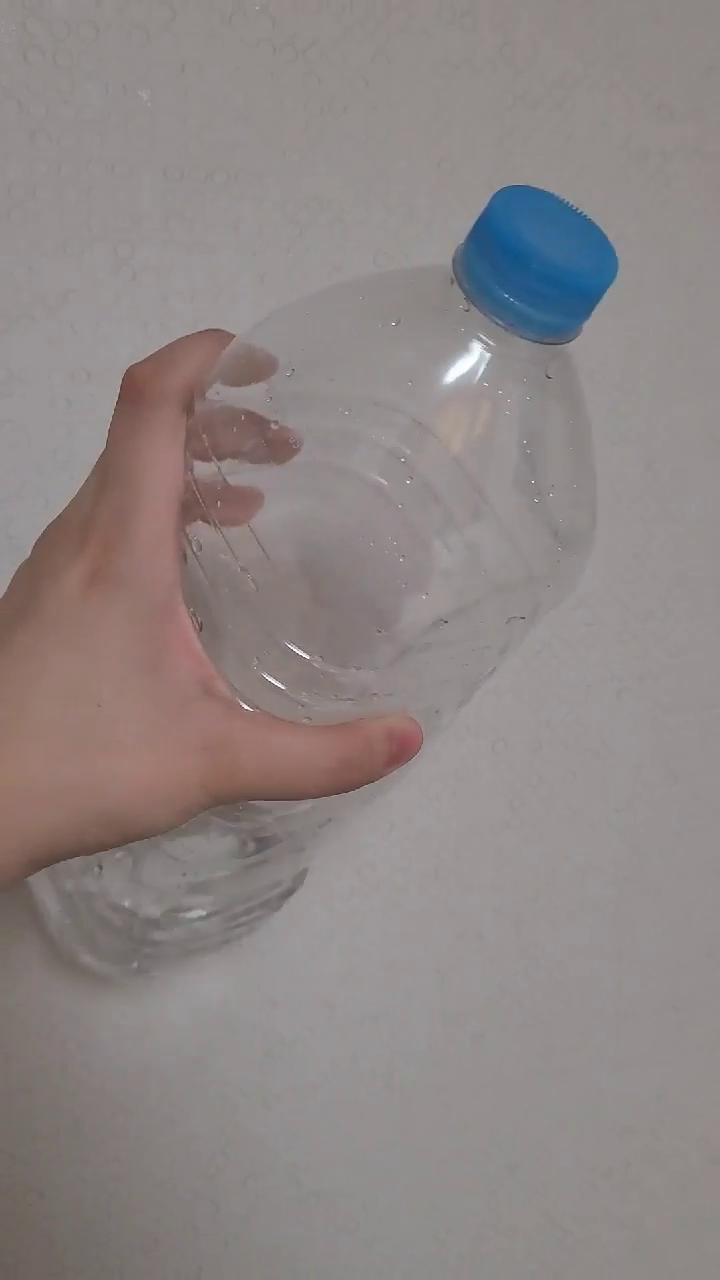
#> input picture frame 12 of hw/hw2.mp4, 720 x 1280 px, given in place of tracking2.avi, which was not available
$ jupyter execute chap141.ipynb   (text cells are left out)
#> lines starting #> are read from the running program, lines starting #| are printed output that depends on the picture; after the words box and inside, x2 and y2 are one past the last pixel; in counts of white or black regions, pixels touching at a corner belong together; pictures that were not available may be replaced by others from this repository, and a replacement may not be noted
[cell 1]
import cv2

events = [i for i in dir(cv2) if 'EVENT' in i]
print (events)

[cell 2]
import cv2
import numpy as np

drawing = False # true if mouse is pressed
mode = True # if True, draw rectangle. Press 'm' to toggle to curve
ix,iy = -1,-1

# mouse callback function
# [20 lines left out: function draw_circle, not called in this run]

[cell 3]
# Create a black image, a window and bind the function to window
img = np.zeros((512,512,3), np.uint8)
cv2.namedWindow('image')
cv2.setMouseCallback('image',draw_circle)
#Adding Text to Images:
font = cv2.FONT_HERSHEY_SIMPLEX

while(1):
    dsp = img.copy()
    cv2.putText(img,'OpenCV ('+str(ix)+','+str(iy)+')' ,(10,40), font, 1, (255,255,255), 2, cv2.LINE_AA)
    cv2.imshow('image', dsp)

    k = cv2.waitKey(1) & 0xFF
#> (key Esc is pressed here)
    if k == ord('m'):
        mode = not mode
    elif k == 27:
        break

cv2.destroyAllWindows()

[cell 4]
import cv2

flags = [i for i in dir(cv2) if i.startswith('COLOR_')]
print(flags)

[cell 5]
import cv2
import numpy as np

#video file name #파이썬 파일과 같은 경로에 저장
cap = cv2.VideoCapture("tracking2.avi")

while(1):
    # Take each frame #동영상
    ret, frame = cap.read()
#> frame is the input picture: shape (1280, 720, 3); mean B, G, R 133.5, 134.7, 142.4

    if ret:
        # Convert BGR to HSV # HSV color model
        hsv = cv2.cvtColor(frame, cv2.COLOR_BGR2HSV)
#> hsv: shape (1280, 720, 3); mean H, S, V 28.8, 23.1, 144.2

        # define range of blue color in HSV
        lower_blue = np.array([40,50,50])   #40, 50, 50 -> yellow
        upper_blue = np.array([80,255,255]) #80, 255, 255 -> yellow

        # Threshold the HSV image to get only blue colors #
        mask = cv2.inRange(hsv, lower_blue, upper_blue)
#> mask: shape (1280, 720); every value is 0

        # Bitwise-AND mask and original image
        res = cv2.bitwise_and(frame, frame, mask= mask)
#> res: shape (1280, 720, 3); every value is 0
        cv2.imshow('frame', frame)
        cv2.imshow('mask', mask)
        cv2.imshow('res', res)

    else :
        break

    k = cv2.waitKey(5) & 0xFF
#> (key Esc is pressed here)
    if k == 27:
        break

cv2.destroyAllWindows()

[cell 6]
# find the HSV value of Green
# [H-10, 100,100] and [H+10, 255, 255] as lower bound and upper bound respectively
green = np.uint8([[[0,255,0]]])
hsv_green = cv2.cvtColor(green, cv2.COLOR_BGR2HSV)
print(hsv_green)

[cell 7]
import cv2
import numpy as np
from matplotlib import pyplot as plt

img = cv2.imread('gtree.jpg',0) # gray.png  # gray1.png
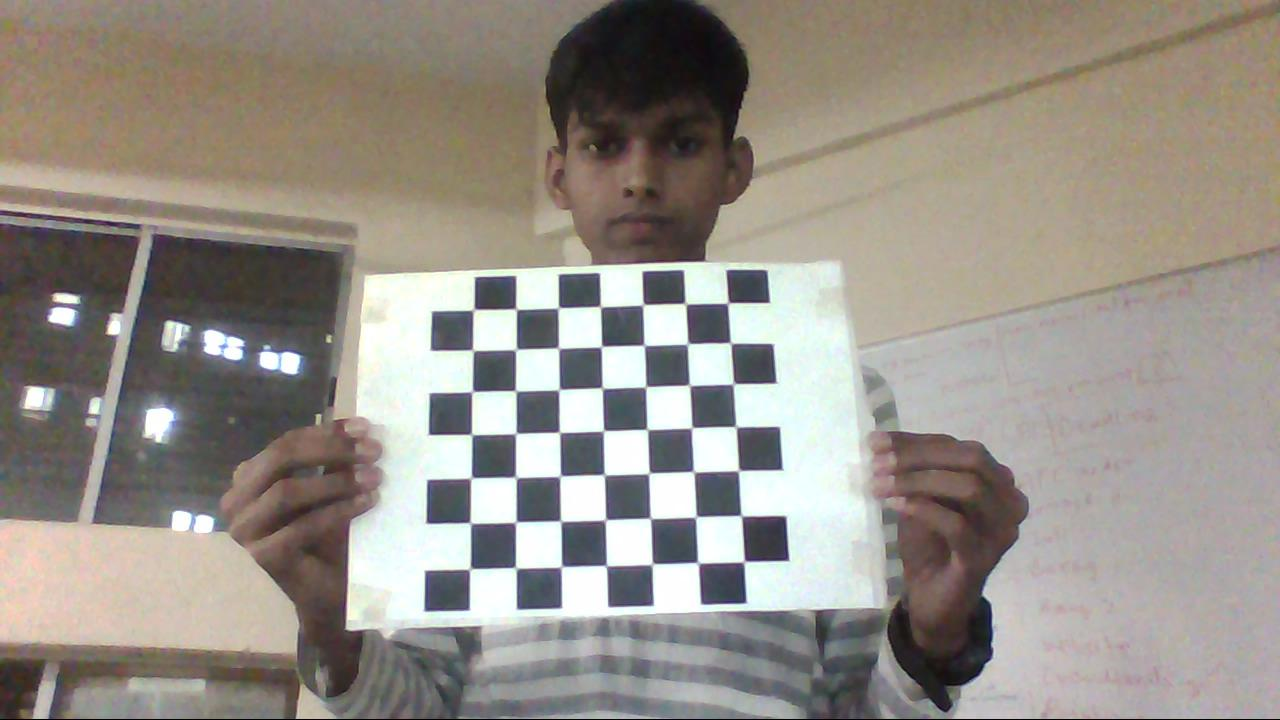
#> input picture chap1.6.3~1.7.1/Image/image50.png, 1280 x 720 px, given in place of gtree.jpg, which was not available
ret,thresh1 = cv2.threshold(img,127,255,cv2.THRESH_BINARY)
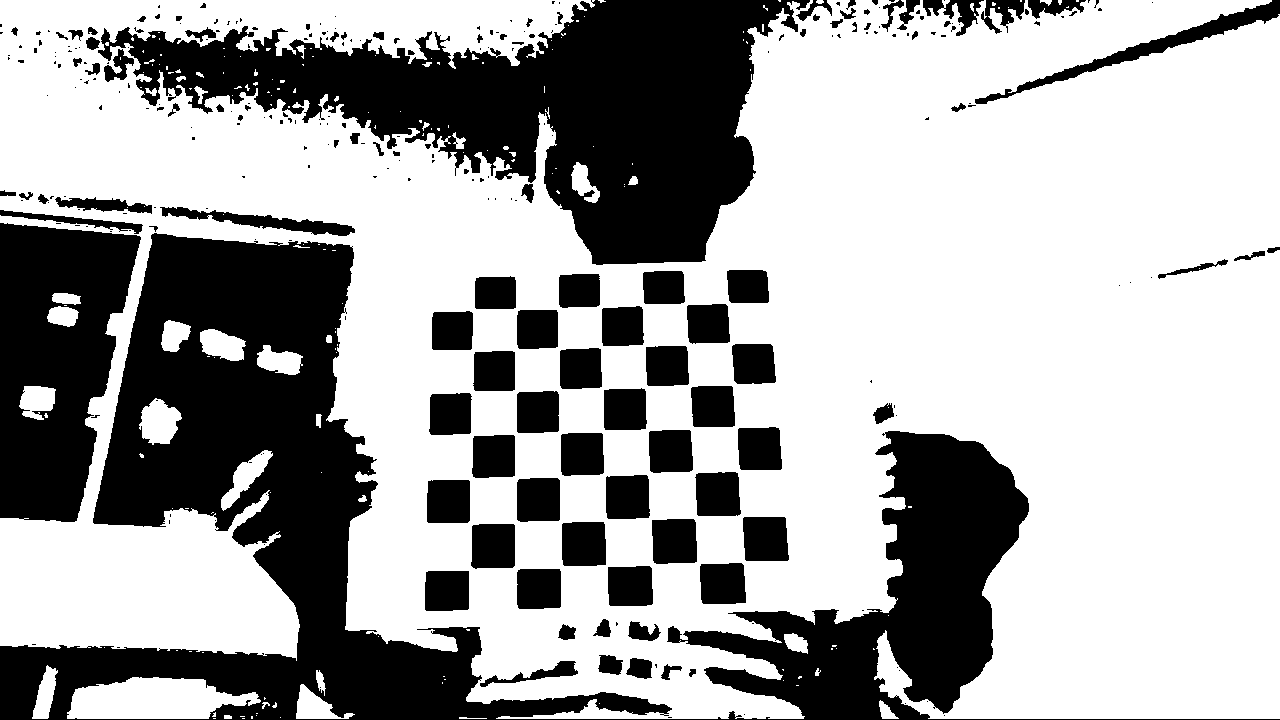
#> thresh1: shape (720, 1280); 65.2% white; 289 black regions (180 under 20 px), largest, box (x1, y1, x2, y2) and area: (0, 233, 1280, 720) 140091, (98, 0, 810, 265) 80149, (0, 223, 141, 522) 29443
ret,thresh2 = cv2.threshold(img,127,255,cv2.THRESH_BINARY_INV)
ret,thresh3 = cv2.threshold(img,127,255,cv2.THRESH_TRUNC)
ret,thresh4 = cv2.threshold(img,127,255,cv2.THRESH_TOZERO)
ret,thresh5 = cv2.threshold(img,127,255,cv2.THRESH_TOZERO_INV)

titles = ['Original Image','BINARY','BINARY_INV','TRUNC','TOZERO','TOZERO_INV']
images = [img, thresh1, thresh2, thresh3, thresh4, thresh5]

for i in range(6):
    plt.subplot(2, 3, i+1), plt.imshow(images[i],'gray')
    plt.title(titles[i])
    plt.xticks([]),plt.yticks([])

plt.show()

[cell 8]
import cv2
import numpy as np
from matplotlib import pyplot as plt

img = cv2.imread('sIMG_2177.jpg',0) #sIMG_2168.jpg
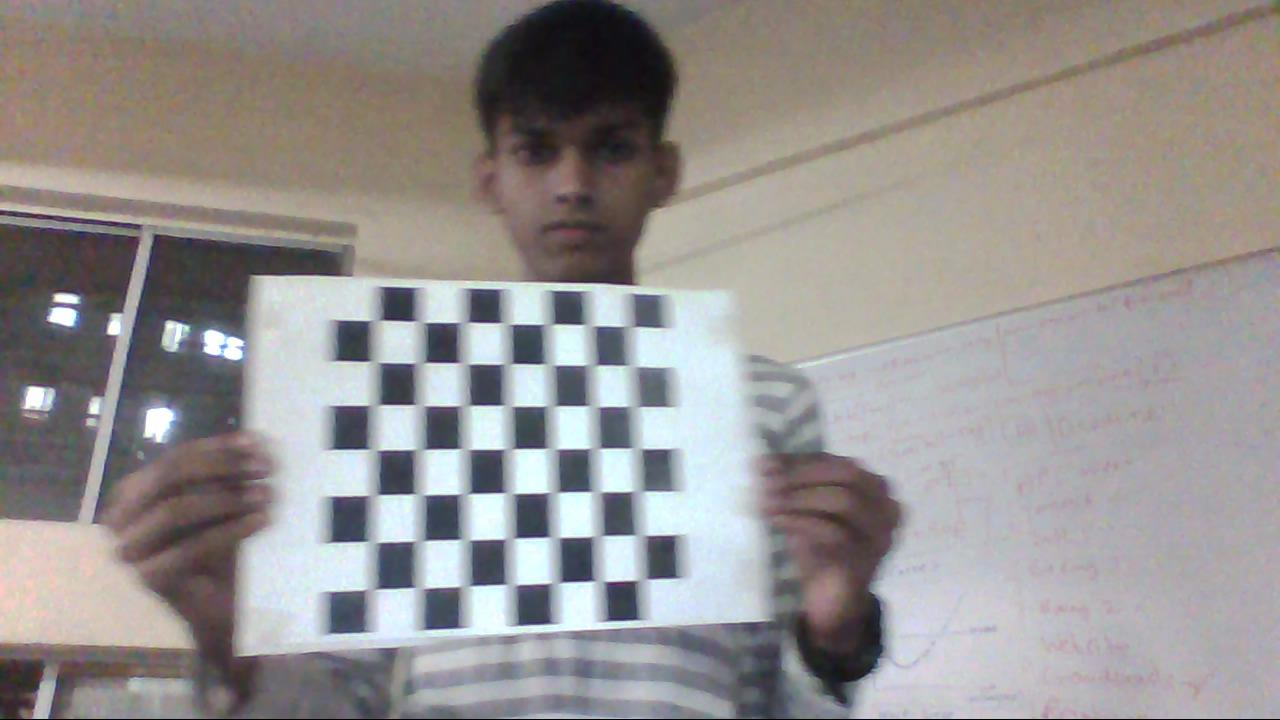
#> input picture chap1.6.3~1.7.1/Image/image51.png, 1280 x 720 px, given in place of sIMG_2177.jpg, which was not available
img = cv2.medianBlur(img,5)

ret,th1 = cv2.threshold(img, 127, 255,cv2.THRESH_BINARY) #흑백
#> th1: shape (720, 1280); 70.6% white; 134 black regions (51 under 20 px), largest, box (x1, y1, x2, y2) and area: (0, 233, 1280, 720) 103933, (68, 0, 830, 285) 82518, (0, 210, 143, 522) 30353

th2 = cv2.adaptiveThreshold(img, 255,cv2.ADAPTIVE_THRESH_MEAN_C,\
    cv2.THRESH_BINARY, 11, 3) #이웃면적의 평균값에서 상수를 뺀 값
#> th2: shape (720, 1280); 87.7% white; 1999 black regions (1627 under 20 px), largest, box (x1, y1, x2, y2) and area: (186, 496, 793, 706) 10829, (0, 210, 355, 538) 8534, (356, 6, 1266, 290) 8045

th3 = cv2.adaptiveThreshold(img,255,cv2.ADAPTIVE_THRESH_GAUSSIAN_C,\
    cv2.THRESH_BINARY, 11, 3) #이웃값의 가우스 가중치 합에서 상수를 뺀 값
#> th3: shape (720, 1280); 93.8% white; 1679 black regions (1473 under 20 px), largest, box (x1, y1, x2, y2) and area: (226, 548, 782, 665) 3465, (0, 224, 141, 522) 2300, (748, 247, 1280, 367) 2284

titles = ['Original Image', 'Global Thresholding (v = 127)',
'Adaptive Mean Thresholding', 'Adaptive Gaussian Thresholding']
images = [img, th1, th2, th3]

for i in range(4):
    plt.subplot(2,2,i+1),plt.imshow(images[i],'gray')
    plt.title(titles[i])
    plt.xticks([]),plt.yticks([])

plt.show()

[cell 9]
import cv2
import numpy as np
from matplotlib import pyplot as plt

img = cv2.imread('sIMG_2180.jpg',0)
#cv2.imwrite('gsIMG_2180.jpg', gray)

# global thresholding
ret1,th1 = cv2.threshold(img,127,255, cv2.THRESH_BINARY)
#> th1: shape (720, 1280); 70.5% white; 298 black regions (205 under 20 px), largest, box (x1, y1, x2, y2) and area: (0, 233, 1280, 720) 103770, (68, 0, 831, 285) 81966, (0, 223, 141, 522) 29433

# Otsu's thresholding
ret2,th2 = cv2.threshold(img,0,255, cv2.THRESH_BINARY+cv2.THRESH_OTSU)
#> th2: shape (720, 1280); 57.4% white; 160 black regions (96 under 20 px), largest, box (x1, y1, x2, y2) and area: (0, 0, 1280, 285) 188348, (0, 210, 1280, 720) 147984, (0, 186, 357, 238) 5378
#> ret2 = 141

# Otsu's thresholding after Gaussian filtering
blur = cv2.GaussianBlur(img,(5,5),0)
ret3,th3 = cv2.threshold(blur,0,255, cv2.THRESH_BINARY+cv2.THRESH_OTSU)
#> th3: shape (720, 1280); 56.8% white; 83 black regions (27 under 20 px), largest, box (x1, y1, x2, y2) and area: (0, 0, 1280, 285) 192530, (0, 210, 1280, 720) 149764, (0, 187, 357, 238) 5291
#> ret3 = 142

# plot all the images and their histograms
images = [img, 0, th1,
img, 0, th2,
blur, 0, th3]

titles = ['Original Noisy Image','Histogram','Global Thresholding (v=127)',
'Original Noisy Image','Histogram',"Otsu's Thresholding",
'Gaussian filtered Image','Histogram',"Otsu's Thresholding"]

for i in range(3):
    plt.subplot(3,3,i*3+1),plt.imshow(images[i*3],'gray')
    plt.title(titles[i*3]), plt.xticks([]), plt.yticks([])

    plt.subplot(3,3,i*3+2),plt.hist(images[i*3].ravel(),256)
    plt.title(titles[i*3+1]), plt.xticks([]), plt.yticks([])

    plt.subplot(3,3,i*3+3),plt.imshow(images[i*3+2],'gray')
    plt.title(titles[i*3+2]), plt.xticks([]), plt.yticks([])

plt.show()
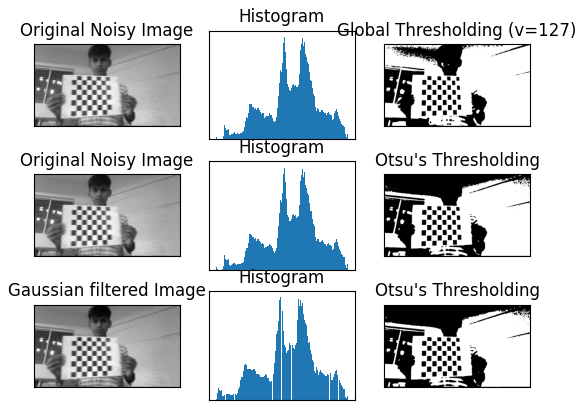
#> figure drawn by matplotlib, 9 panels

[cell 10]
img = cv2.imread('sIMG_2180.jpg', 0)
blur = cv2.GaussianBlur(img,(5,5), 0)
cv2.imwrite('bsIMG_2180.jpg', blur)

# find normalized_histogram, and its cumulative distribution function
hist = cv2.calcHist([blur], [0], None, [256], [0,256])
#> hist = 256 values, max 11634 at index 132, min 0 at index 0, mean 3600
hist_norm = hist.ravel()/hist.max()
#> hist_norm = 256 values, max 1 at index 132, min 0 at index 0, mean 0.309
Q = hist_norm.cumsum()
#> Q = 256 values from 0 to 79.22

bins = np.arange(256)

fn_min = np.inf
thresh = -1

for i in range(1,256):
    p1, p2 = np.hsplit(hist_norm, [i]) # probabilities
    q1, q2 = Q[i], Q[255]-Q[i] # cum sum of classes
    b1, b2 = np.hsplit(bins, [i]) # weights

    # finding means and variances
    m1, m2 = np.sum(p1*b1)/q1, np.sum(p2*b2)/q2
    v1, v2 = np.sum(((b1-m1)**2)*p1)/q1, np.sum(((b2-m2)**2)*p2)/q2

    # calculates the minimization function
    fn = v1*q1 + v2*q2
    if fn < fn_min:
        fn_min = fn
        thresh = i
        print(thresh, fn_min)
#> this loop made 255 passes
#> (p1, q1, q2, m1, m2, v1, v2, fn) on passes 13 to 15: ([0, 0, 0, 0, 0, 0, 0, 0, 0, 0, 0, 0, 0], 0.00103, 79.22, 0, 147.8, 0, 2450.7, 194130), ([0, 0, 0, 0, 0, 0, 0, 0, 0, 0, 0, 0, 0, 0.00103], 0.0133, 79.2, 1.01, 147.8, 11.14, 2450.8, 194111.5), ([0, 0, 0, 0, 0, 0, 0, 0, 0, 0, 0, 0, 0, 0.00103, 0.0123], 0.0462, 79.17, 4.02, 147.8, 28.33, 2449.1, 193892.9)

# find otsu's threshold value with OpenCV function
ret, otsu = cv2.threshold(blur,0,255,cv2.THRESH_BINARY+cv2.THRESH_OTSU)
print(thresh, ret)

$ run again, starting later in the video
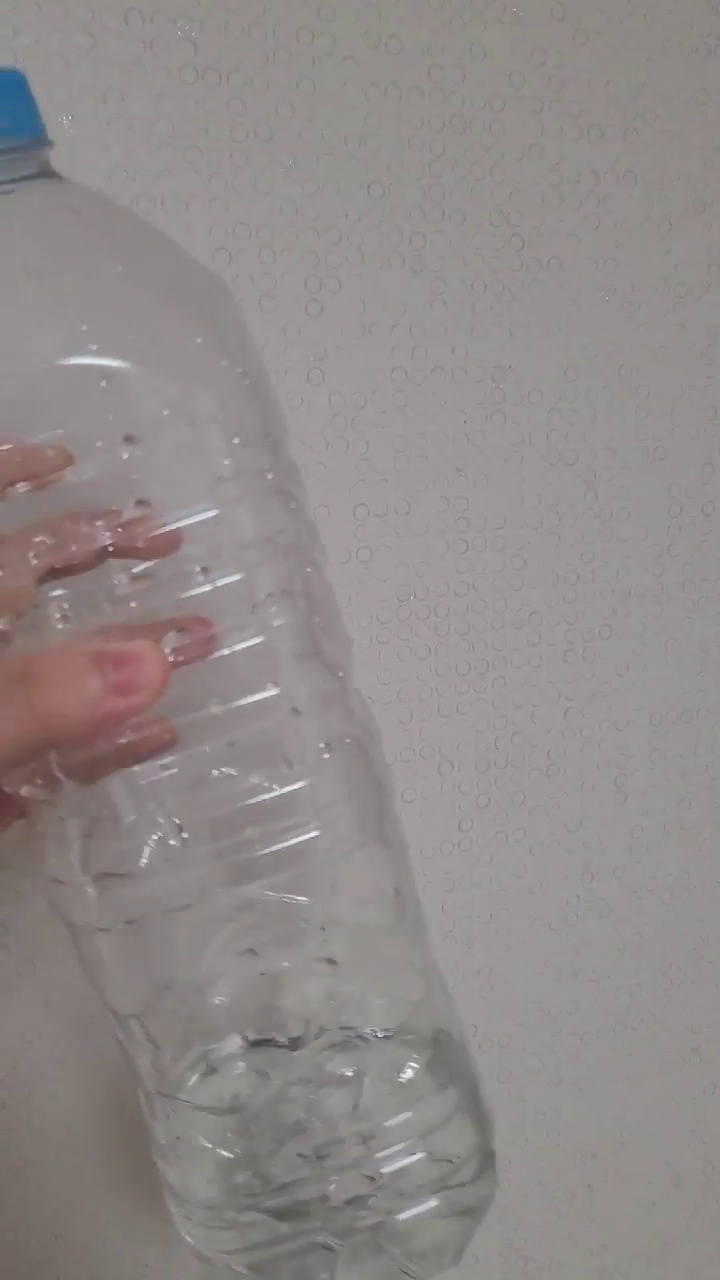
#> input picture frame 54 of hw/hw2.mp4, 720 x 1280 px, given in place of tracking2.avi, which was not available
#> frame is the input picture: shape (1280, 720, 3); mean B, G, R 136.5, 138.2, 144.3
#> hsv: shape (1280, 720, 3); mean H, S, V 25.7, 15.6, 144.6
#> mask: shape (1280, 720); every value is 0
#> res: shape (1280, 720, 3); every value is 0
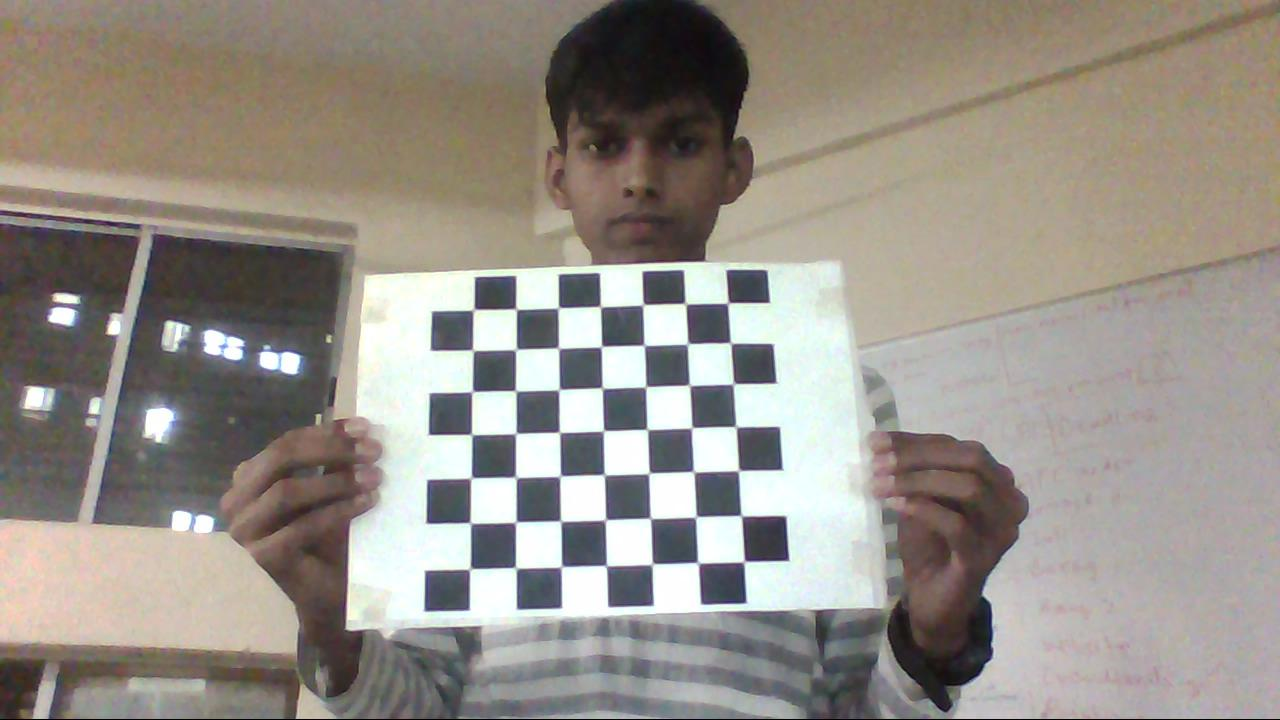
#> input picture chap1.6.3~1.7.1/Image/image50.png, 1280 x 720 px, given in place of gtree.jpg, which was not available
#> thresh1: shape (720, 1280); 65.2% white; 289 black regions (180 under 20 px), largest, box (x1, y1, x2, y2) and area: (0, 233, 1280, 720) 140091, (98, 0, 810, 265) 80149, (0, 223, 141, 522) 29443
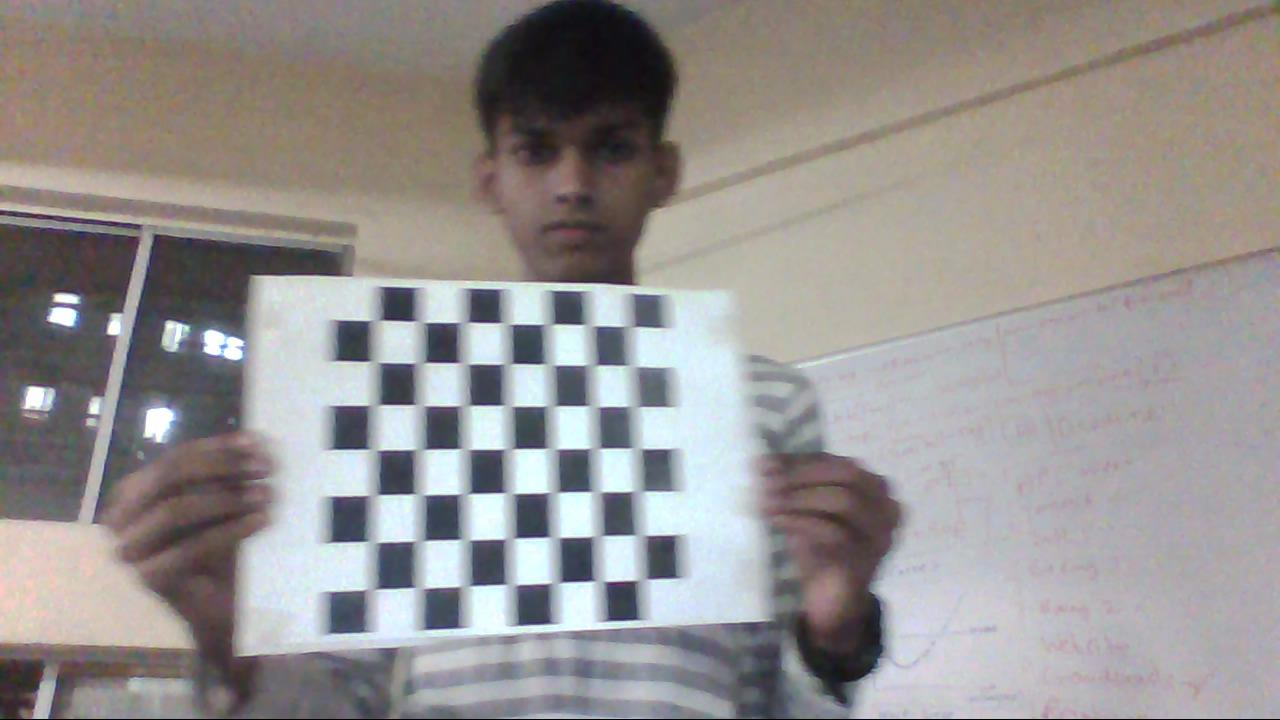
#> input picture chap1.6.3~1.7.1/Image/image51.png, 1280 x 720 px, given in place of sIMG_2177.jpg, which was not available
#> ret2 = 141
#> ret3 = 142
#> hist = 256 values, max 11634 at index 132, min 0 at index 0, mean 3600
#> hist_norm = 256 values, max 1 at index 132, min 0 at index 0, mean 0.309
#> Q = 256 values from 0 to 79.22
#> the loop `for i in range(1,256):` made 255 passes
#> (p1, q1, q2, m1, m2, v1, v2, fn) on passes 13 to 15: ([0, 0, 0, 0, 0, 0, 0, 0, 0, 0, 0, 0, 0], 0.00103, 79.22, 0, 147.8, 0, 2450.7, 194130), ([0, 0, 0, 0, 0, 0, 0, 0, 0, 0, 0, 0, 0, 0.00103], 0.0133, 79.2, 1.01, 147.8, 11.14, 2450.8, 194111.5), ([0, 0, 0, 0, 0, 0, 0, 0, 0, 0, 0, 0, 0, 0.00103, 0.0123], 0.0462, 79.17, 4.02, 147.8, 28.33, 2449.1, 193892.9)
